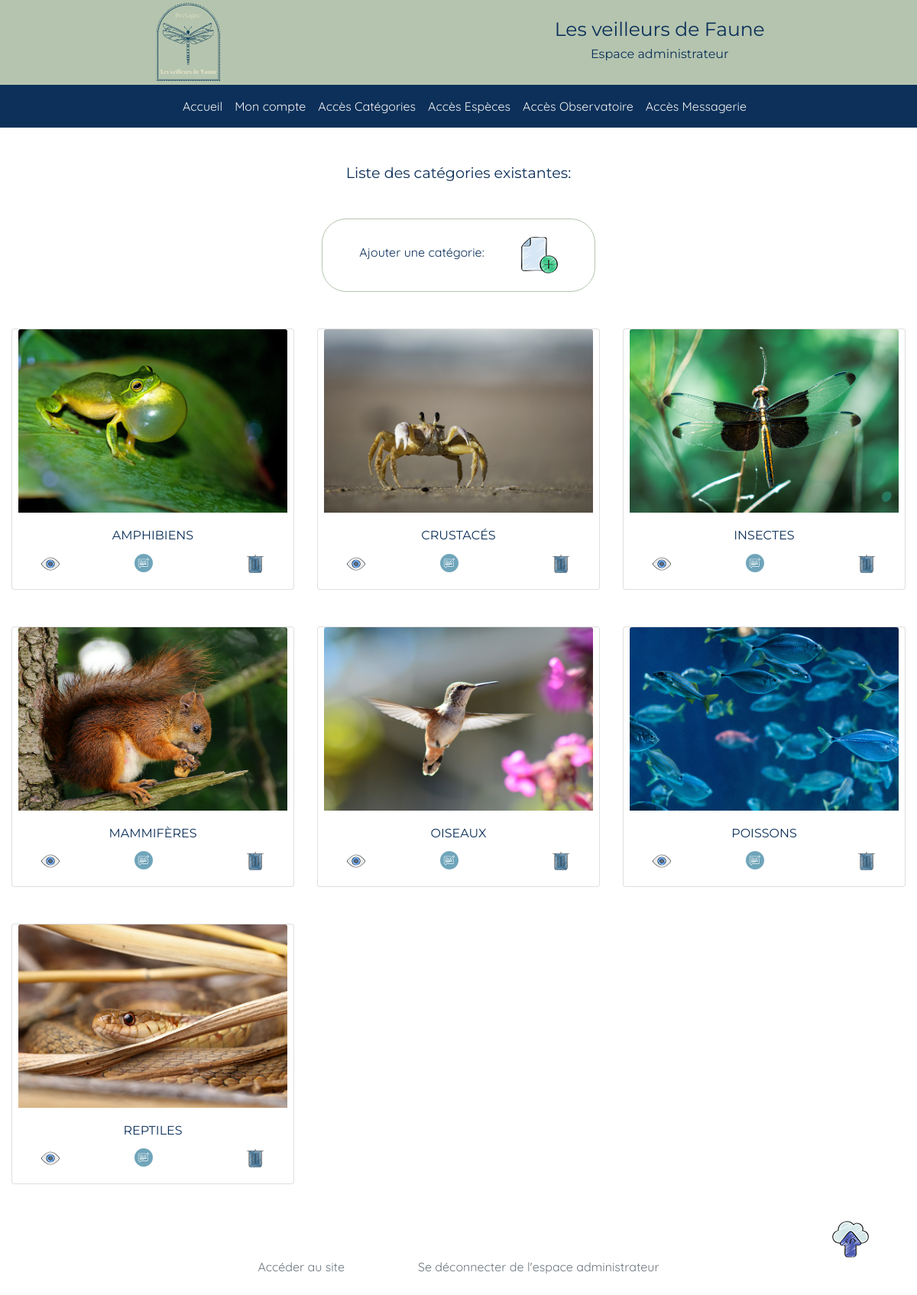
The page /admin.php?action=findAllCategories (signed in) on the database its author committed.
### tables this page shows
CREATE TABLE `category` (
  `idCategory` int(11) NOT NULL,
  `name` varchar(20) NOT NULL,
  `picture` varchar(250) NOT NULL,
  `pictureCredit` varchar(255) DEFAULT NULL,
  `content` text NOT NULL
);

### App/Models/Category.php (called while the page is built, shortened)
<?php
class Category extends DbConnection
{
    public static function findAllCategories(): array
    {
        try {
            $pdo = self::connection();
            if (!empty($pdo)) {
                $sql = $pdo->prepare("SELECT * FROM category");
                $sql->execute();
                return $sql->fetchAll();
            }
        }
        catch (PDOException $e){
            echo "La lecture de l'ensemble des catégories a échoué: " . $e->getMessage();
        }
    }
}

### App/Views/BackOffice/CategoryViews/getAllCategories.php (the view, shortened to what this page needs)
<?php
  include('./App/Views/BackOffice/Layout/headAdmin.php') ;
  include('./App/Views/BackOffice/Layout/headerAdmin.php') ;
?>
<?php if (!empty($_SESSION['isAdmin'])) { ;?>
<h3 class="text-center m-5">Liste des catégories existantes:</h3>
<div class="d-flex justify-content-center mb-5">
  <div class="clickToAdd d-flex px-5">
    <p class="mt-2"> Ajouter une catégorie: </p>
    <a title="Ajouter une catégorie" href="admin.php?action=createCategory"><img class="pl-5"
        src="Public/img/ajouter.png" alt="icone ajout"></a>
  </div>
</div>
<div class="row">
  <?php foreach ($categories as $category) : ?>
    <div class="col-lg-4 col-md-6 col-sm-12 mb-5">
      <div class="card h-100">
        <img class="card-img-top imgRatio img-fluid mx-auto"
          src="Public/img/<?php echo $category['picture']; ?>" alt="animal d'une catégorie"
          title="Crédit Photo: <?php echo $category['pictureCredit'];?>">
        <div class="card-body d-flex flex-column justify-content-between">
          <h2 class="card-title text-center"><?php echo mb_strtoupper($category['name']); ?></h2>
          <div class="d-flex justify-content-between">
            <button type="button" class="btnModal" data-toggle="modal"
              data-target="#readCatModalBack<?php echo $category['idCategory']; ?>">
              <img class="crudIcon" src="Public/img/voir.png" alt="icone oeil">
            </button>
            <a title="Modifier la catégorie"
              href="admin.php?action=readCategory&idCategory=<?php echo $category['idCategory']; ?>">
              <img class="crudIcon" src="Public/img/modifier.png" alt="icone modification">
            </a>
            <button type="button" id="confirmCategoryDelete" class="btnModal confirmCategoryDelete"
            data-id="<?php echo $category['idCategory']; ?>">
              <img class="crudIcon" src="Public/img/poubelle.png" alt="icone poubelle">
            </button>
          </div>
        </div>
      </div>
    </div>
  <?php endforeach; ?>
</div>
<div>
  <a title="Remonter en haut de la page" href="admin.php?action=findAllCategories">
    <img class="mr-5 float-right" src="Public/img/up.png" alt="flèche haut">
  </a>
</div>
<?php
  } else {
?>
<div class="text-center my-5">
  <h2>Vous devez êtes connecté en tant qu'administrateur pour accéder à cette page</h2>
  <a href="admin.php?action=login" title="bouton se connecter" class="btn mt-5"> Se connecter</a>
  <?php
    } ;
  ?>
<?php
  include('./App/Views/BackOffice/Layout/footerAdmin.php') ;
?>

### Public/css/style.css (style rules this page uses)
:root { --main-color: rgba(180, 196, 174); --secondary-color: rgba(12,48,90); --accent-color: rgb(244, 244, 242); }
* { scroll-behavior: smooth; font-family: 'Quicksand', 'Roboto', 'Segoe UI'; }
h1, h2, h3 { font-family: 'Montserrat', 'Roboto', 'Segoe UI'; color: var(--secondary-color); }
h2 { font-size: 1rem; }
h3 { font-size: 1.2rem; }
p { color: var(--secondary-color); }
a, a:visited, a:hover { text-decoration: none; color: rgba(255,255,255); }
.imgRatio { max-width: 22rem; height: 15rem; }
.btnModal { background-color: rgba(0,0,0,0); border: 0; }
.clickToAdd { border: 0.1rem solid var(--main-color); border-radius: 2rem; color: var(--secondary-color); padding: 2% 0 2% 0; }
.crudIcon { width: 50%; height: auto; transition: transform 0.2s ease; }

### rows shown on the page
category: picture (picture), name "AMPHIBIENS"
category: picture (picture), name "CRUSTACÉS"
category: picture (picture), name "INSECTES"
category: picture (picture), name "MAMMIFÈRES"
category: picture (picture), name "OISEAUX"
category: picture (picture), name "POISSONS"
category: picture (picture), name "REPTILES"
